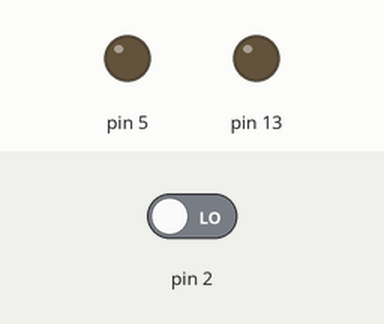
Bench run of a sketch on a simulated Arduino Uno, built with avr-gcc and run on an emulated ATmega328P. Parts: output pins drawn as LEDs (lit = HIGH). The inputs (shaded band) are chosen by the test bench; at power-on: pin 2 LOW.

Above: at 1.2 s.
1.3 s: pin 2 driven HIGH
At 2.2 s:
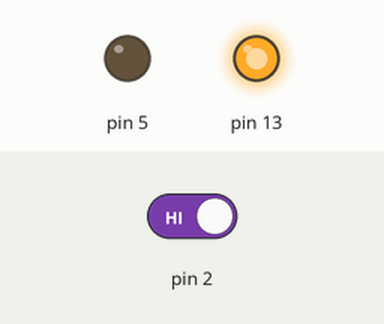
At 3.7 s:
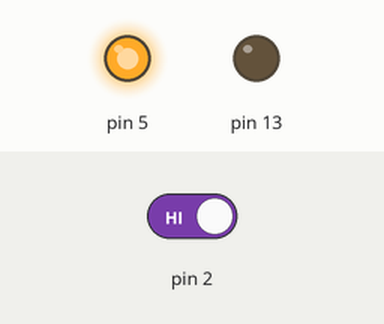
4.3 s: pin 2 driven LOW
At 6.4 s:
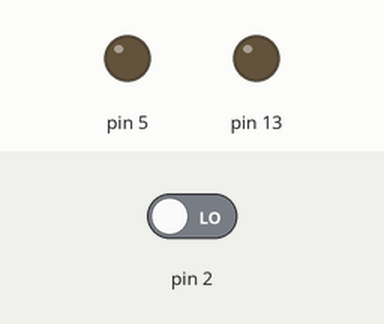
Timing chart, 0 to 7.9 s (numbered marks = the images above; inputs shaded):
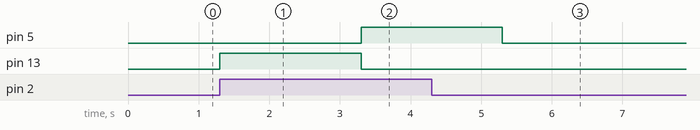

The sketch:

act2_clase51.ino
```cpp
int buttonState = 0;

void setup()
{
	// Configurar Pin como Entrada
	pinMode(2, INPUT);
	// Configurar Pines como Salida
	pinMode(5, OUTPUT);
	pinMode(13, OUTPUT);
}

void loop()
{
	// Leer Estado del Puerto de Entrada 2
	buttonState = digitalRead(2);
	// Actual Segun el Estado de la Lectura
	if (buttonState == HIGH){
	// Apagar Led en Puerto 5
	digitalWrite(5, LOW);
	// Encender Led en Puerto 13
	digitalWrite(13, HIGH);
	// Esperar 2 Segundo
	delay(2000);
	// Encender Led en Puerto 5
	digitalWrite(5, HIGH);
	// Apagar Led en Puerto 13
	digitalWrite(13, LOW);
	// Esperar 2 Segundo
	delay(2000);
  } else {
	// Apagar Leds en Puertos 5 y 13
	digitalWrite(5, LOW);
	digitalWrite(13, LOW);
}
}
```

Measured:
- after the input at 1.3 s, pin 5: LOW → HIGH after 2.0 s; pin 13: LOW → HIGH at once, → LOW 2.0 s later
- after the input at 4.3 s, pin 5: goes on until 5.3 s, then stays LOW; pin 13: stops changing and stays LOW
